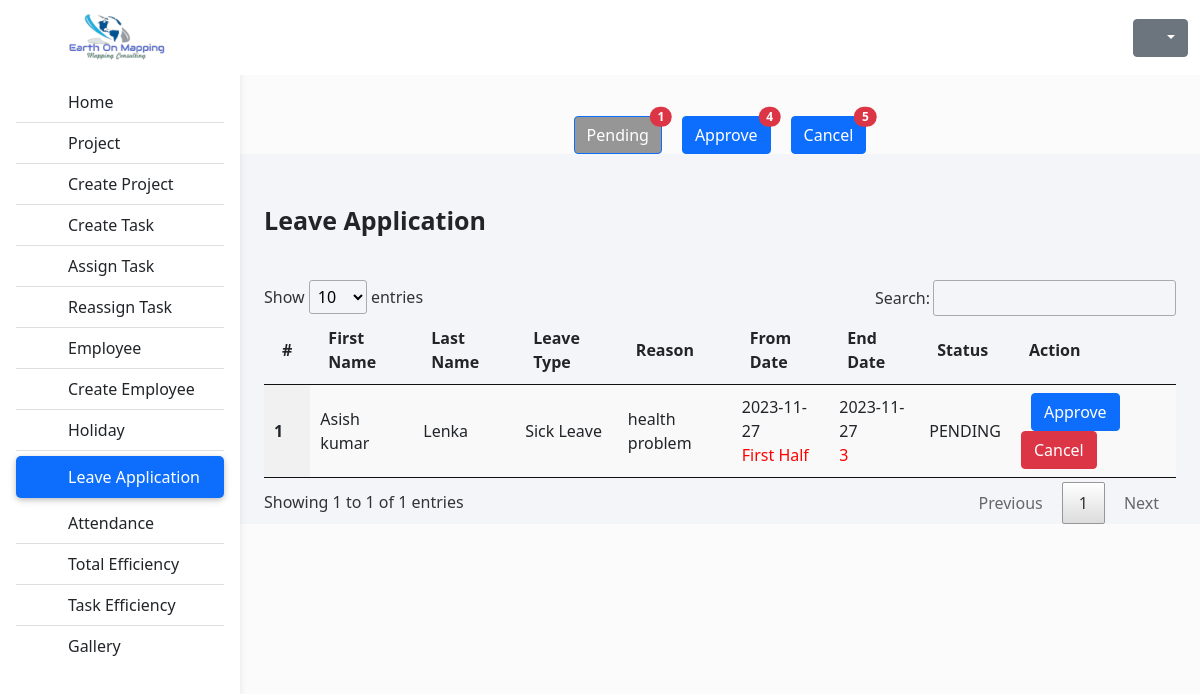
The page /leave-application.php (signed in) on the database its author committed.
### tables this page shows
CREATE TABLE `leaves` (
  `leave_id` int(20) NOT NULL,
  `leave_type` varchar(250) NOT NULL,
  `user_id` int(11) NOT NULL,
  `form_date` date NOT NULL,
  `end_date` date NOT NULL,
  `formdate_session` varchar(20) NOT NULL,
  `enddate_session` varchar(30) NOT NULL,
  `upload` varchar(250) DEFAULT NULL,
  `contact_detail` varchar(30) NOT NULL,
  `region` varchar(30) NOT NULL,
  `created_at` timestamp NOT NULL DEFAULT current_timestamp(),
  `update_at` timestamp NOT NULL DEFAULT current_timestamp(),
  `status` enum('pending','approve','cancel') NOT NULL DEFAULT 'pending'
);

CREATE TABLE `users` (
  `id` int(9) NOT NULL,
  `first_name` varchar(150) NOT NULL,
  `last_name` varchar(150) NOT NULL,
  `address` varchar(250) NOT NULL,
  `employee_id` varchar(150) NOT NULL,
  `phone` bigint(13) NOT NULL,
  `dob` date DEFAULT NULL,
  `profile` varchar(250) DEFAULT NULL,
  `user_type` enum('user','admin','teamleader') NOT NULL DEFAULT 'user',
  `password` varchar(255) NOT NULL,
  `create_at` datetime NOT NULL DEFAULT current_timestamp(),
  `update_at` datetime NOT NULL DEFAULT current_timestamp() ON UPDATE current_timestamp()
);

### leave-application.php (the view, shortened to what this page needs)
<?php
include 'settings/config/config.php';
$leaves = $conn->prepare("SELECT * FROM `leaves` WHERE `status` = 'pending' ORDER BY `leaves`.`created_at` DESC");
$leaves->execute();
$leaves = $leaves->fetchAll(PDO::FETCH_ASSOC);
$countPending = count($leaves);
$leavesApprove = $conn->prepare("SELECT * FROM `leaves` WHERE `status` = 'approve' ORDER BY `leaves`.`created_at` DESC");
$leavesApprove->execute();
$leavesApprove = $leavesApprove->fetchAll(PDO::FETCH_ASSOC);
$countAprrove = count($leavesApprove);
$leavesCancel = $conn->prepare("SELECT * FROM `leaves` WHERE `status` = 'cancel' ORDER BY `leaves`.`created_at` DESC");
$leavesCancel->execute();
$leavesCancel = $leavesCancel->fetchAll(PDO::FETCH_ASSOC);
$countCancel = count($leavesCancel);
?>
<?php
  include 'settings/header.php'
?>
  <main style="margin-top: 100px;">
    <div class="btn-group   justify-content-center d-flex  mt-3 " role="group">
      <a href="#" style="display: flex;align-items: center;margin: 0 10px">
        <button type="button" class="btn btn-primary position-relative btn_active">
        Pending
        <span class="position-absolute top-0 start-100 translate-middle badge rounded-pill bg-danger">
          <?php echo $countPending ?>
        </span>
      </button></a>
      <a href="leave-application-approve.php" style="display: flex;align-items: center;margin: 0 10px">
      <button type="button" class="btn btn-primary position-relative">
        Approve
        <span class="position-absolute top-0 start-100 translate-middle badge rounded-pill bg-danger">
          <?php echo $countAprrove ?>
        </span>
        </button>
      </a>
      <a href="leave-application-cancel.php" style="display: flex;align-items: center;margin: 0 10px">
        <button type="button" class="btn btn-primary position-relative">
        Cancel
        <span class="position-absolute top-0 start-100 translate-middle badge rounded-pill bg-danger">
          <?php echo $countCancel ?>
        </span>
        </button>
      </a>
    </div>
    <div class="container pt-5">
      <div class="container">
        <div class="d-flex justify-content-between" style="padding: 0 0 40px 0; font-size: 25px;">
          <div>
            <p class="fw-bold">Leave Application</p>
          </div>
        </div>
        <table id="dataTable" class="display">
          <thead>
            <tr>
              <th scope="col">#</th>
              <th scope="col">First Name</th>
              <th scope="col">Last Name</th>
              <th scope="col">Leave Type</th>
              <th scope="col">Reason</th>
              <th scope="col">From Date</th>
              <th scope="col">End Date</th>
              <th scope="col">Status</th>
              <th scope="col">Action</th>
            </tr>
          </thead>
          <tbody>
            <?php
            $i = 1;
              foreach($leaves as $leave){
                $user = $conn->prepare("SELECT * FROM `users` WHERE `id` = ?");
                $user->execute([$leave['user_id']]);
                $user = $user->fetch(PDO::FETCH_ASSOC);
                  echo '
                    <tr id="row_'.$leave['leave_id'].'">
                      <th scope="row">'.$i.'</th>
                      <td>'.$user['first_name'].'</td>
                      <td>'.$user['last_name'].'</</td>
                      <td>'.$leave['leave_type'].'</td>
                      <td>'.$leave['region'].'</td>
                      <td>'.$leave['form_date'].'<br><span style="color:red">'.$leave['formdate_session'].'</span></td>
                      <td>'.$leave['end_date'].'<br><span style="color:red">'.$leave['enddate_session'].'</span></</td>
                      <td id="row_status_'.$leave['leave_id'].'">'.strtoupper($leave['status']).'</td>
                      <td> <a class="btn btn-primary" style="margin:0 10px" onclick="approveLeave('.$leave['leave_id'].')">Approve</a><a class="btn btn-danger" onclick="cancelLeave('.$leave['leave_id'].')">Cancel</a></td>
                    </tr>
                  ';
                  $i++;
              }
            ?>
          </tbody>
        </table>
      </div>
  </main>
</body>
</html>

### css/test.css (style rules this page uses)
* { margin: 0px; padding: 0px; }
body { background-color: #fbfbfb; }
@media (min-width: 991.98px) { main { padding-left: 240px; } }
p { padding-bottom: 0px; margin-bottom: 0px; }
.container { background-color: #f4f5f9; }
main { height: -webkit-fill-available; display: grid; align-items: center; }
a { text-decoration: none; }
.btn_active { background-color: #969696; }

### rows shown on the page
leaves: user.first_name "Asish kumar", user.last_name "Lenka", leave_type "Sick Leave", region "health problem", form_date "2023-11-27", formdate_session "First Half", end_date "2023-11-27", enddate_session "3", status "PENDING"

### other values the page prints
$countPending "1"
$countAprrove "4"
$countCancel "5"
